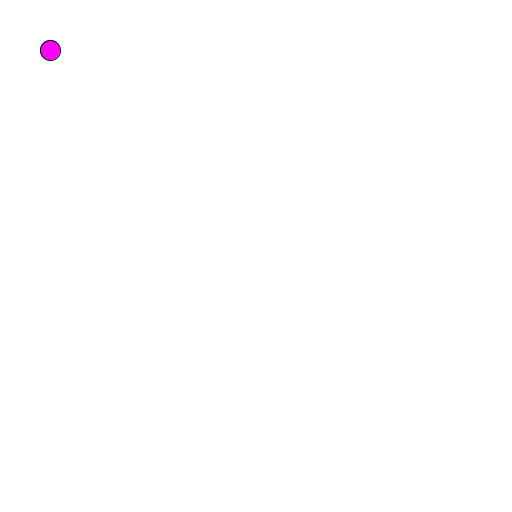
Frame 1 (no input)
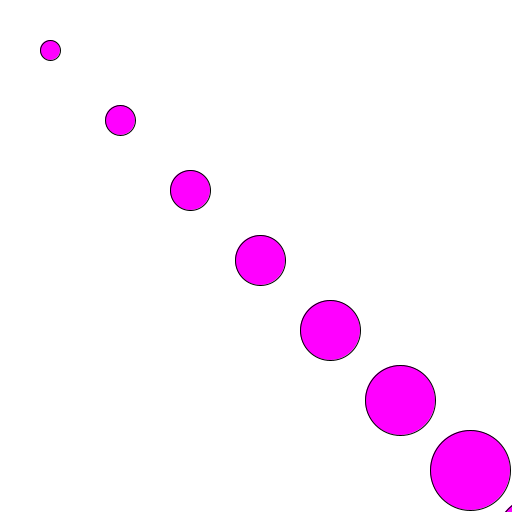
Frame 60 (the mouse pressed at the canvas centre just before this capture)
Frame 120 (the mouse held since frame 60 and released just before this capture): identical to frame 60, image omitted

The Processing sketch that drew these frames (run headless with seeded random() and noise(); from frame 60 on, the mouse is pressed at the canvas centre):

// Processing sketch: ex5
// ── ex5.pde
void setup() {
    size(512, 512);
    background(255, 255, 255);
}

int x = 50;
int y = 50;
int altura = 20;
int largura = 20;
void draw() {
    if (largura <= 101) { 

        fill(255, 0, 255);
        ellipse(x, y, largura, altura);
        x += 70;
        y += 70;
        largura += 10;
        altura += 10;
    }
    save("foto.png");
}
